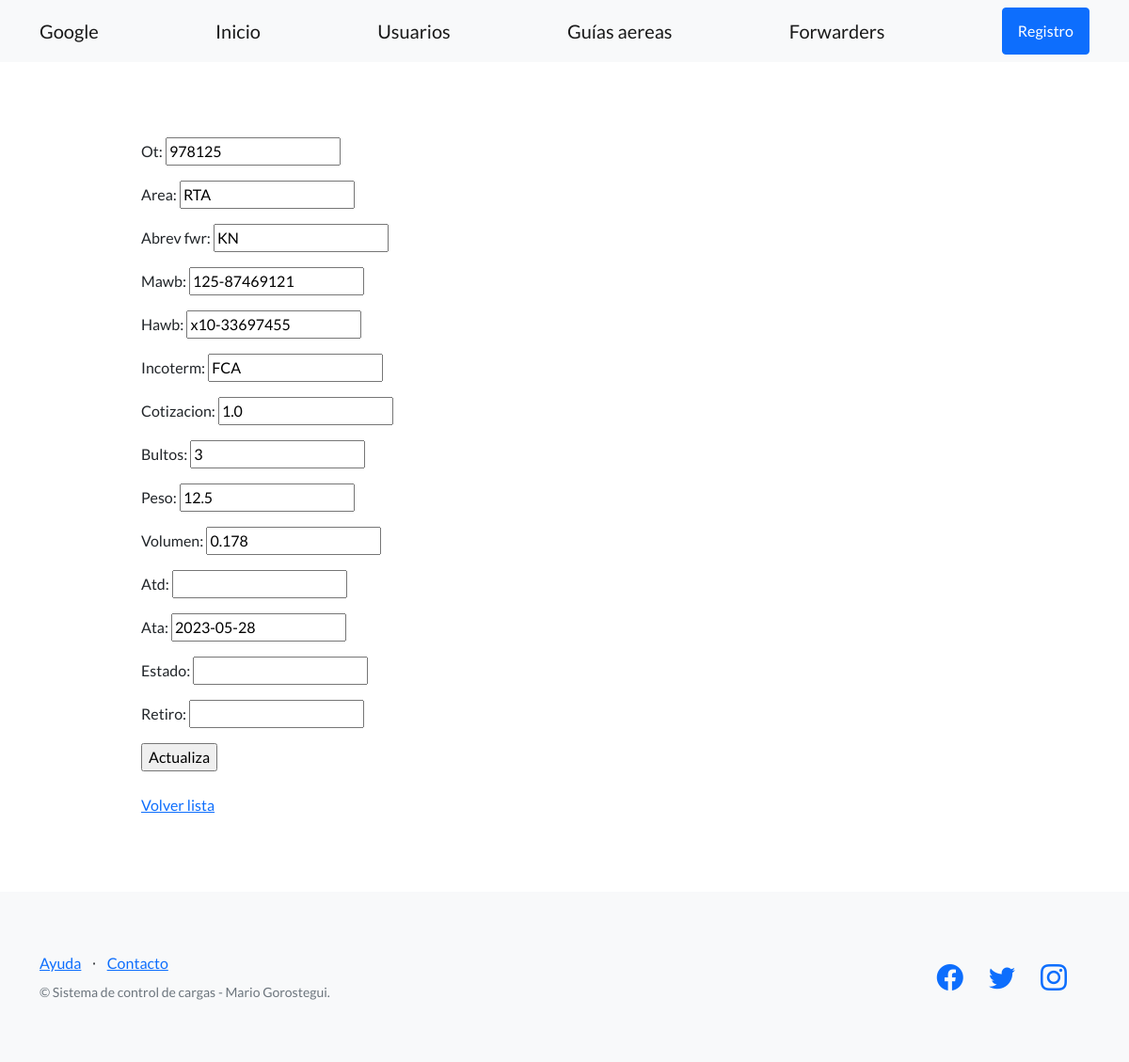
The page /app_guias/actualiza_guia/1/ on the database its author committed.
### app_guias/models.py (models this page shows, shortened)
class Cargas(models.Model):
    ot=models.CharField(max_length=10,blank=True)
    mawb=models.CharField(max_length=12,blank=True)
    hawb=models.CharField(max_length=12,blank=True)
    incoterm = models.CharField(max_length=20,blank=True)
    area = models.CharField(max_length=64)
    abrev_fwr = models.CharField(max_length=6,blank=True,null=True)
    cotizacion = models.FloatField(blank=True,null=True)
    bultos = models.IntegerField(blank=True,null=True)
    peso = models.FloatField(blank=True,null=True)
    volumen = models.FloatField(blank=True,null=True)
    atd = models.DateField(blank=True,null=True)
    ata = models.DateField(blank=True,null=True)
    estado = models.CharField(max_length=12,blank=True,null=True)
    retiro = models.DateField(blank=True,null=True)
    creador = models.ForeignKey(User, on_delete=models.SET_NULL, null=True)

### app_guias/views.py (the view)
# urls.py: path("actualiza_guia/<int:pk>/",GuiasUpdateView.as_view(),name = "actualiza_guia"),
class GuiasUpdateView(UpdateView):
    model  = Cargas
    fields = ('ot', 'area','abrev_fwr', 'mawb','hawb','incoterm','cotizacion','bultos','peso','volumen','atd','ata','estado','retiro')
    success_url = reverse_lazy ('Guias')

### app_guias/templates/app_guias/cargas_form.html (shortened to what this page needs)
{% extends "app_guias/base.html" %}
{% block contenido %}
<form method="post">
  {{ form.as_p }}
  <input type="submit" value="Actualiza" />
</form>
<br>
<a href="{% url 'Guias' %}">Volver lista</a>
{% endblock contenido %}

### rows shown on the page
Cargas: ot "978125", area "RTA", abrev_fwr "KN", mawb "125-87469121", hawb "x10-33697455", incoterm "FCA", cotizacion "1.0", bultos "3", peso "12.5", volumen "0.178", ata "2023-05-28"
